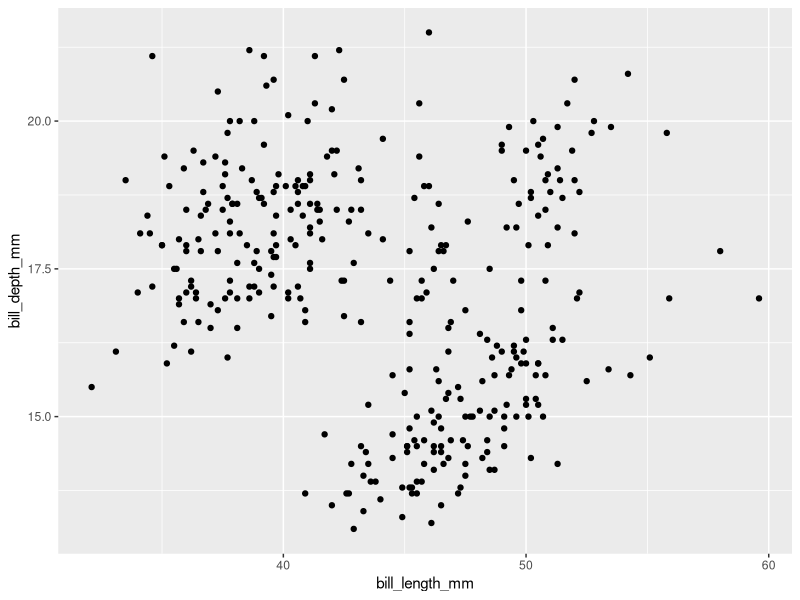
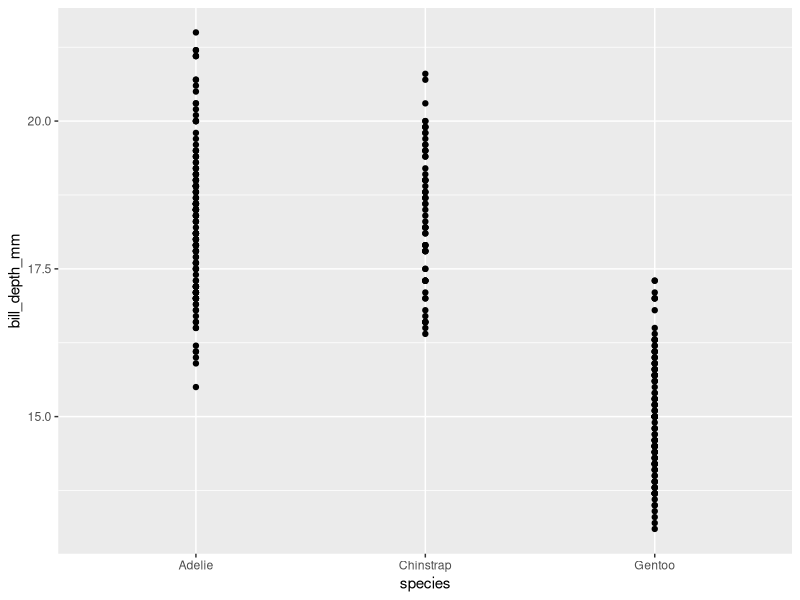

These charts were generated, in order, by the following R code:
## ---- chunk 1
library(tidyverse)
library(palmerpenguins)
library(ggthemes)

#1. How many rows are in penguins? How many columns?
#ANSWER; 8 ROWS
palmerpenguins::penguins

#2. What does the bill_depth_mm variable in the penguins data frame describe?
#Read the help for ?penguins to find out.

#ANSWER: A NUMBER DENOTING THE BILL DEPTH IN MILLIMETERS!
?penguins

#3. Make a scatterplot of bill_depth_mm vs. bill_length_mm. Describe the 
#relationship between these two variables. 

ggplot(
  data = penguins,
  mapping = aes(x = bill_length_mm,
                y = bill_depth_mm)) +
  geom_point()
#Answer: The deeper the depth, the longer the length,

#4. What happens if you make a scatterplot of species vs bill_depth_mm? Why
#is the plot not useful?
ggplot(
  data = penguins,
  mapping = aes(x = species,
                y = bill_depth_mm)) +
  geom_point()
#Since species is a variable and it isnt linear so we can't get a relationship from the data


#5. Why does the following give an error and how would you fix it?
        #ggplot(data = penguins) +
#             geom_point()
#Answers: The x and y are not specified, just need to give it an x and y and it will be graphed. 

#6. What does the na.rm arguments do in geom_point()? What is the default value of
# the agrument? Create a scatterplot where you successfully use the argument set to
# TRUE.

#7. Add the following caption to the plot you made in the previous exercise:
# Data come from the palmerpenguins package." Hint: take a look at the documentation
# for labs().

#8. Recreate the following visualization. What aesthetic should bill_depth_mm be mapped to? 
# And should it be mapped at the global level or at the geom level. 









